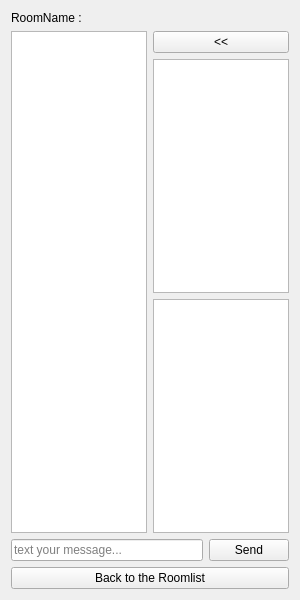
<?xml version="1.0" encoding="UTF-8"?>
<ui version="4.0">
 <class>ChatRoomUI</class>
 <widget class="QWidget" name="ChatRoomUI">
  <property name="geometry">
   <rect>
    <x>0</x>
    <y>0</y>
    <width>300</width>
    <height>600</height>
   </rect>
  </property>
  <property name="windowTitle">
   <string>Chat Room</string>
  </property>
  <layout class="QVBoxLayout" name="verticalLayout_3">
   <item>
    <layout class="QVBoxLayout" name="verticalLayout_2">
     <item>
      <widget class="QLabel" name="currentRoomNameLabel">
       <property name="text">
        <string>RoomName : </string>
       </property>
      </widget>
     </item>
     <item>
      <layout class="QHBoxLayout" name="horizontalLayout_2">
       <item>
        <widget class="QTextEdit" name="chatTextEdit">
         <property name="readOnly">
          <bool>true</bool>
         </property>
        </widget>
       </item>
       <item>
        <layout class="QVBoxLayout" name="verticalLayout">
         <item>
          <widget class="QPushButton" name="UserListButton">
           <property name="sizePolicy">
            <sizepolicy hsizetype="Minimum" vsizetype="Fixed">
             <horstretch>0</horstretch>
             <verstretch>0</verstretch>
            </sizepolicy>
           </property>
           <property name="minimumSize">
            <size>
             <width>20</width>
             <height>20</height>
            </size>
           </property>
           <property name="text">
            <string>&lt;&lt;</string>
           </property>
          </widget>
         </item>
         <item>
          <widget class="QListWidget" name="RoomUserListWidget"/>
         </item>
         <item>
          <widget class="QListWidget" name="UserListWidget">
           <property name="sizePolicy">
            <sizepolicy hsizetype="Maximum" vsizetype="Expanding">
             <horstretch>0</horstretch>
             <verstretch>0</verstretch>
            </sizepolicy>
           </property>
          </widget>
         </item>
        </layout>
       </item>
      </layout>
     </item>
     <item>
      <layout class="QHBoxLayout" name="horizontalLayout">
       <item>
        <widget class="QLineEdit" name="messageLineEdit">
         <property name="placeholderText">
          <string>text your message...</string>
         </property>
        </widget>
       </item>
       <item>
        <widget class="QPushButton" name="sendButton">
         <property name="text">
          <string>Send</string>
         </property>
        </widget>
       </item>
      </layout>
     </item>
     <item>
      <widget class="QPushButton" name="backToListButton">
       <property name="text">
        <string>Back to the Roomlist</string>
       </property>
      </widget>
     </item>
    </layout>
   </item>
  </layout>
 </widget>
 <resources/>
 <connections/>
</ui>
